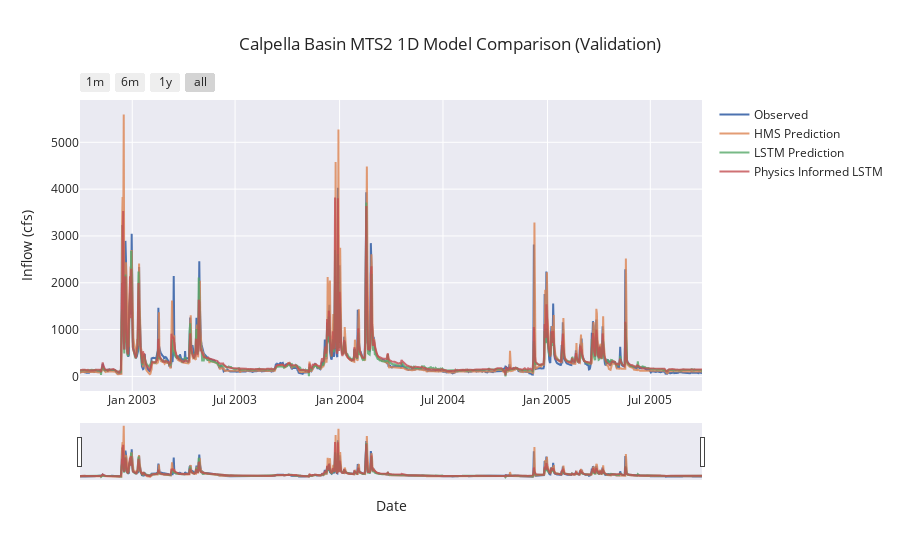

Notebook source saved alongside this figure:
### Code cell
if not skip_best_model_train:
    fancyCombinedPlot(
        lstm_results=noPhys_val_csv_1D,
        lstmPhysics_results=phys_val_csv_1D,
        HMS_results=path_to_physics_data_1D,
        title="Calpella Basin MTS2 1D Model Comparison (Validation)",
        fName="calpella_mts2_val_metrics_1D.csv",
        timeseries_filename="calpella_mts2_val_1D_combined_ts.csv"
    )
else:
    fancyCombinedPlotFromDf(
        combined_df_1D,
        title="Calpella Basin MTS2 1D Model Comparison (Validation)",
        fName="calpella_mts2_val_metrics_1D.csv"
    )

### Figure 1 — Plotly figure (JSON) as saved in the notebook; plotly's stock layout.template omitted (floating-point values rounded to 4 significant figures; data arrays with more than 128 entries replaced by an {"elided": "..."} marker saying what was removed)
{"data": [{"mode": "lines", "name": "Observed", "x": {"elided": "1096 str values"}, "y": {"elided": "1096 float values"}, "type": "scatter"}, {"mode": "lines", "name": "HMS Prediction", "opacity": 0.8, "x": {"elided": "1096 str values"}, "y": {"elided": "1096 float values"}, "type": "scatter"}, {"mode": "lines", "name": "LSTM Prediction", "opacity": 0.8, "x": {"elided": "1096 str values"}, "y": {"elided": "1096 float values"}, "type": "scatter"}, {"mode": "lines", "name": "Physics Informed LSTM", "opacity": 0.8, "x": {"elided": "1096 str values"}, "y": {"elided": "1096 float values"}, "type": "scatter"}], "layout": {"xaxis": {"rangeslider": {"visible": true}, "title": {"text": "Date"}, "rangeselector": {"buttons": [{"count": 1, "label": "1m", "step": "month", "stepmode": "backward"}, {"count": 6, "label": "6m", "step": "month", "stepmode": "backward"}, {"count": 1, "label": "1y", "step": "year", "stepmode": "backward"}, {"step": "all"}]}, "type": "date"}, "title": {"text": "Calpella Basin MTS2 1D Model Comparison (Validation)"}, "yaxis": {"title": {"text": "Inflow (cfs)"}}, "hovermode": "x unified"}}
